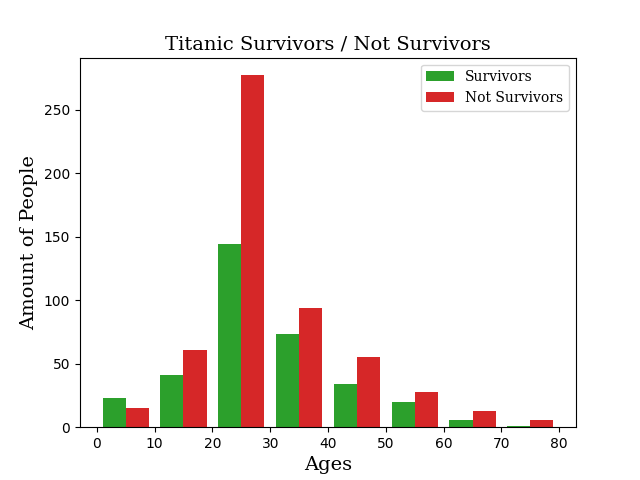

Source code (Python):
import numpy as np
import matplotlib.pyplot as plt
import pandas as pd
import os

df = pd.read_csv("kaggle/titanic/train.csv")


def cleaning_data(df):
    # Remove unwanted columns
    df = df.drop(columns=["PassengerId", "Pclass", "Name", "Sex", "SibSp", "Parch", "Ticket", "Fare", "Cabin", "Embarked"])

    # Fill all the null values with the median of Age colum
    mediana_edad = df["Age"].median()
    df["Age"] = df["Age"].fillna(mediana_edad)
    df["Age"] = df["Age"].map(lambda age: int(age))
    df["Age"] = df["Age"].map(lambda age: int(mediana_edad) if age < 3 else age)

    return df


# Data cleaning and preprocessing 
df = cleaning_data(df)

# Filt Data to Plot
datos_completos = df["Survived"]

survivors = df[df["Survived"] == 1]["Age"]

not_survivors = df[df["Survived"] == 0]["Age"]

# Define bins (from 0 - 80 years old into ranges / steps of 10-10)
bins_edades = range(0, 85, 10)

plt.hist(
    [survivors, not_survivors], 
    bins=bins_edades,          
    color=['tab:green', 'tab:red'],        # first color for survivors, second color for not survivors
    label=['Survivors', 'Not Survivors']
)


plt.xlabel("Ages", fontdict={'family': 'serif', 'size': 14})
plt.ylabel("Amount of People", fontdict={'family': 'serif', 'size': 14})
plt.legend(prop={'family': 'serif', 'size': 10})
plt.title("Titanic Survivors / Not Survivors", fontdict={'family': 'serif', 'size': 14})

plt.show()

tothirdty = survivors[(survivors >= 20) & (survivors < 30)]
tofourty = survivors[(survivors >= 30) & (survivors < 40)]
tofifty = survivors[(survivors >= 40) & (survivors < 50)]

tothirdty_nots = not_survivors[(not_survivors >= 20) & (not_survivors < 30)]
tofourty_nots = not_survivors[(not_survivors >= 30) & (not_survivors < 40)]
tofifty_nots = not_survivors[(not_survivors >= 40) & (not_survivors < 50)]

print(f"There are {len(tothirdty)} surviving people aged 20 to 30")
print(f"There are {len(tofourty)} surviving people aged 30 to 40")
print(f"There are {len(tofifty)} surviving people aged 40 to 50")

print("..........................................................")
print(f"There are {len(tothirdty_nots)} dead people aged 20 to 30")
print(f"There are {len(tofourty_nots)} dead people aged 30 to 40")
print(f"There are {len(tofifty_nots)} dead people aged 40 to 50")
